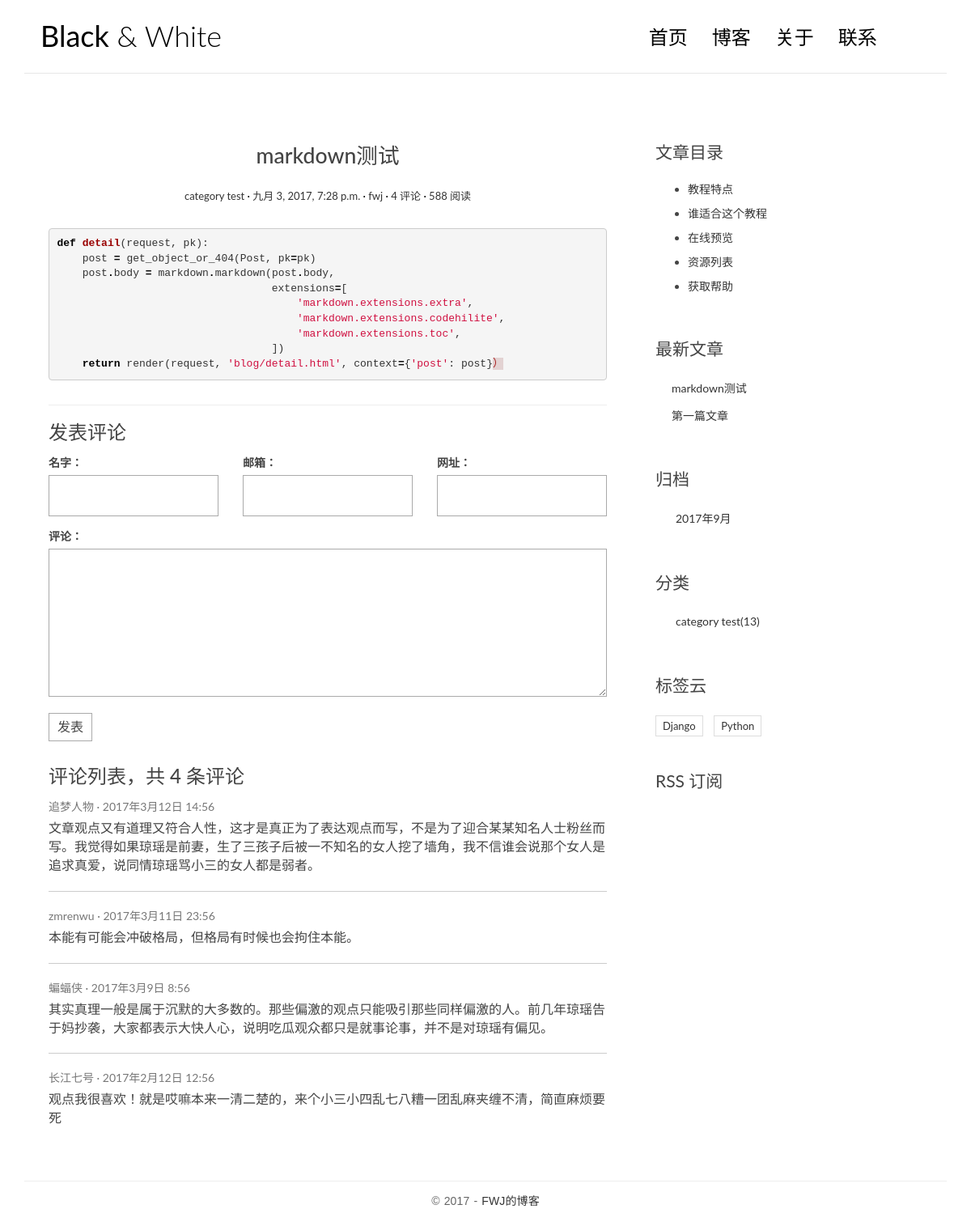
Screenshot of /post/3/ with the database file from the repository.
### blog/models.py (models this page shows, shortened)
class Post(models.Model):
    title = models.CharField(max_length=70)
    body = models.TextField()
    created_time = models.DateTimeField()
    modified_time = models.DateTimeField()
    excerpt = models.CharField(max_length=200, blank=True)
    category = models.ForeignKey(Category)
    tags = models.ManyToManyField(Tag, blank=True)
    author = models.ForeignKey(User)
    def get_absolute_url(self):
        return reverse('blog:detail', kwargs={'pk': self.pk})

class Category(models.Model):
    name = models.CharField(max_length=100)

### blog/views.py (the view)
# urls.py: url(r'^post/(?P<pk>[0-9]+)/$', views.detail, name='detail'),
def detail(request, pk):
    post = get_object_or_404(Post, pk=pk)
    post.body = markdown.markdown(post.body,
                                  extensions=[
                                      'markdown.extensions.extra',
                                      'markdown.extensions.codehilite',
                                      'markdown.extensions.toc',
                                  ])
    return render(request, 'blog/detail.html', context={'post': post})

### blog/templatetags/blog_tags.py (called while the page is built)
@register.simple_tag
def get_recent_post(num=5):
    return Post.objects.all().order_by('-created_time')[:num]

@register.simple_tag
def archives():
    return Post.objects.dates('created_time', 'month', order='DESC')

@register.simple_tag
def get_categories():
    return Category.objects.all()

### templates/blog/detail.html
{% extends 'base.html' %}
{% block main %}
    <article class="post post-{{ post.pk }}">
        <header class="entry-header">
            <h1 class="entry-title">{{ post.title }}</h1>
            <div class="entry-meta">
                <span class="post-category"><a href="#">{{ post.category.name }}</a></span>
                <span class="post-date"><a href="#"><time class="entry-date"
                                                          datetime="{{ post.created_time }}">{{ post.created_time }}</time></a></span>
                <span class="post-author"><a href="#">{{ post.author }}</a></span>
                <span class="comments-link"><a href="#">4 评论</a></span>
                <span class="views-count"><a href="#">588 阅读</a></span>
            </div>
        </header>
        <div class="entry-content clearfix">
            {{ post.body|safe }}
        </div>
    </article>
    <section class="comment-area" id="comment-area">
        <hr>
        <h3>发表评论</h3>
        <form action="#" method="post" class="comment-form">
            <div class="row">
                <div class="col-md-4">
                    <label for="id_name">名字：</label>
                    <input type="text" id="id_name" name="name" required>
                </div>
                <div class="col-md-4">
                    <label for="id_email">邮箱：</label>
                    <input type="email" id="id_email" name="email" required>
                </div>
                <div class="col-md-4">
                    <label for="id_url">网址：</label>
                    <input type="text" id="id_url" name="url">
                </div>
                <div class="col-md-12">
                    <label for="id_comment">评论：</label>
                    <textarea name="comment" id="id_comment" required></textarea>
                    <button type="submit" class="comment-btn">发表</button>
                </div>
            </div>
        </form>
        <div class="comment-list-panel">
            <h3>评论列表，共 <span>4</span> 条评论</h3>
            <ul class="comment-list list-unstyled">
                <li class="comment-item">
                    <span class="nickname">追梦人物</span>
                    <time class="submit-date" datetime="2012-11-09T23:15:57+00:00">2017年3月12日 14:56</time>
                    <div class="text">
                        文章观点又有道理又符合人性，这才是真正为了表达观点而写，不是为了迎合某某知名人士粉丝而写。我觉得如果琼瑶是前妻，生了三孩子后被一不知名的女人挖了墙角，我不信谁会说那个女人是追求真爱，说同情琼瑶骂小三的女人都是弱者。
                    </div>
                </li>
                <li class="comment-item">
                    <span class="nickname">zmrenwu</span>
                    <time class="submit-date" datetime="2012-11-09T23:15:57+00:00">2017年3月11日 23:56</time>
                    <div class="text">
                        本能有可能会冲破格局，但格局有时候也会拘住本能。
                    </div>
                </li>
                <li class="comment-item">
                    <span class="nickname">蝙蝠侠</span>
                    <time class="submit-date" datetime="2012-11-09T23:15:57+00:00">2017年3月9日 8:56</time>
                    <div class="text">
                        其实真理一般是属于沉默的大多数的。那些偏激的观点只能吸引那些同样偏激的人。前几年琼瑶告于妈抄袭，大家都表示大快人心，说明吃瓜观众都只是就事论事，并不是对琼瑶有偏见。
                    </div>
                </li>
                <li class="comment-item">
                    <span class="nickname">长江七号</span>
                    <time class="submit-date" datetime="2012-11-09T23:15:57+00:00">2017年2月12日 12:56</time>
                    <div class="text">
                        观点我很喜欢！就是哎嘛本来一清二楚的，来个小三小四乱七八糟一团乱麻夹缠不清，简直麻烦要死
                    </div>
                </li>
            </ul>
        </div>
    </section>
{% endblock main %}
{% block toc %}
    <div class="widget widget-content">
        <h3 class="widget-title">文章目录</h3>
        <ul>
            <li>
                <a href="#">教程特点</a>
            </li>
            <li>
                <a href="#">谁适合这个教程</a>
            </li>
            <li>
                <a href="#">在线预览</a>
            </li>
            <li>
                <a href="#">资源列表</a>
            </li>
            <li>
                <a href="#">获取帮助</a>
            </li>
        </ul>
    </div>
{% endblock toc %}

### templates/base.html (shortened to what this page needs)
{% load staticfiles %}
{% load blog_tags %}
<!DOCTYPE html>
<html>
<head>
    <link rel="stylesheet" href="{% static 'blog/css/bootstrap.min.css' %}">
    <link rel="stylesheet" href="http://code.ionicframework.com/ionicons/2.0.1/css/ionicons.min.css">
    <link rel="stylesheet" href="{% static 'blog/css/pace.css' %}">
    <link rel="stylesheet" href="{% static 'blog/css/custom.css' %}">
    <link rel="stylesheet" href="{% static 'blog/css/highlights/github.css' %}">
</head>
<body>
<div class="container">
    <header id="site-header">
        <div class="row">
            <div class="col-md-4 col-sm-5 col-xs-8">
                <div class="logo">
                    <h1><a href="{% url 'blog:index' %}"><b>Black</b> &amp; White</a></h1>
                </div>
            </div>
            <div class="col-md-8 col-sm-7 col-xs-4">
                <nav class="main-nav" role="navigation">
                    <div class="collapse navbar-collapse" id="bs-example-navbar-collapse-1">
                        <ul class="nav navbar-nav navbar-right">
                            <li class="cl-effect-11"><a href="{% url 'blog:index' %}" data-hover="首页">首页</a></li>
                            <li class="cl-effect-11"><a href="full-width.html" data-hover="博客">博客</a></li>
                            <li class="cl-effect-11"><a href="about.html" data-hover="关于">关于</a></li>
                            <li class="cl-effect-11"><a href="contact.html" data-hover="联系">联系</a></li>
                        </ul>
                    </div>
                </nav>
            </div>
        </div>
    </header>
</div>
<div class="content-body">
    <div class="container">
        <div class="row">
            <main class="col-md-8">
            {% block main %}
            {% endblock main %}
            </main>
            <aside class="col-md-4">
            {% block toc %}
            {% endblock toc %}
                <div class="widget widget-recent-posts">
                    <h3 class="widget-title">最新文章</h3>
                    {% get_recent_post as recent_post_list %}
                    <ul>
                        {% for post in recent_post_list %}
                        <li>
                            <a href="{{ post.get_absolute_url }}">{{ post.title }}</a>
                        </li>
                        {% empty %}
                        暂无文章
                        {% endfor %}
                    </ul>
                </div>
                <div class="widget widget-archives">
                    <h3 class="widget-title">归档</h3>
                    {% archives as date_list %}
                    <ul>
                        {% for date in date_list %}
                        <li>
                            <a href="{% url 'blog:archives' date.year date.month %}">{{ date.year }}年{{ date.month }}月</a>
                        </li>
                        {% empty %}
                        暂无归档
                        {% endfor %}
                    </ul>
                </div>
                <div class="widget widget-category">
                    <h3 class="widget-title">分类</h3>
                    {% get_categories as category_list %}
                    <ul>
                        {% for category in category_list %}
                        <li>
                            <a href="{% url 'blog:category' category.pk %}">{{ category.name }}<span class="post-count">(13)</span></a>
                        </li>
                        {% empty %}
                        暂无分类
                        {% endfor %}
                    </ul>
                </div>
                <div class="widget widget-tag-cloud">
                    <h3 class="widget-title">标签云</h3>
                    <ul>
                        <li>
                            <a href="#">Django</a>
                        </li>
                        <li>
                            <a href="#">Python</a>
                        </li>
                    </ul>
                </div>
                <div class="rss">
                    <a href=""> RSS 订阅</a>
                </div>
            </aside>
        </div>
    </div>
</div>
<footer id="site-footer">
    <div class="container">
        <div class="row">
            <div class="col-md-12">
                <p class="copyright">&copy 2017 -
                    <a href="#" title="#" target="_blank">FWJ的博客</a>
                </p>
            </div>
        </div>
    </div>
</footer>
</body>
</html>

### blog/static/blog/css/custom.css (style rules this page uses)
* { outline: none; }
h1, h2, h3, h4, h5, h6 { margin-top: 0; }
b { font-weight: 400; }
a { color: #333; }
body { color: #444; font-family: 'Lato', sans-serif; }
p { font-family: 'Ubuntu', sans-serif; font-weight: 400; word-spacing: 1px; letter-spacing: 0.01em; }
#site-header { background-color: #FFF; padding: 25px 20px; margin-bottom: 40px; border-bottom: 1px solid #e7e7e7; }
.logo h1 a { color: #000; }
.logo h1 { margin: 0; font-family: 'Lato', sans-serif; font-weight: 300; }
.main-nav { margin-top: 11px; max-width: 95%; }
.main-nav a { color: #000000 !important; padding: 0 0 5px 0 !important; margin-right: 30px; font-family: 'Lato', sans-serif; font-weight: 300; font-size: 24px; }
.cl-effect-11 a { padding: 10px 0; color: #0972b4; text-shadow: none; }
.cl-effect-11 a::before { position: absolute; top: 0; left: 0; overflow: hidden; padding: 0 0 5px 0 !important; max-width: 0; border-bottom: 1px solid #000; color: #000; content: attr(data-hover); white-space: nowrap; -webkit-transition: max-width 0.5s; -moz-transition: max-width 0.5s; transition: max-width 0.5s; }
.content-body { padding-bottom: 4em; }
.post { background: #fff; padding: 30px 30px 0; }
.entry-title { text-align: center; font-size: 1.9em; margin-bottom: 20px; line-height: 1.6; padding: 10px 20px 0; }
.entry-meta { text-align: center; color: #DDDDDD; font-size: 13px; margin-bottom: 30px; }
.entry-content { font-size: 18px; line-height: 1.9; font-weight: 300; color: #000; }
.post-category::after, .post-date::after, .post-author::after, .comments-link::after { content: ' ·'; color: #000; }
.widget { background: #fff; padding: 30px 0 0; }
.widget-title { font-size: 1.5em; margin-bottom: 20px; line-height: 1.6; padding: 10px 0 0; font-weight: 400; }
.widget-recent-posts ul { padding: 0; margin: 0; padding-left: 20px; }
.widget-recent-posts ul li { list-style-type: none; position: relative; line-height: 170%; margin-bottom: 10px; }
.widget-recent-posts ul li::before { content: '\f3d3'; font-family: "Ionicons"; position: absolute; left: -17px; top: 3px; font-size: 16px; color: #000; }
.widget-archives ul { padding: 0; margin: 0; padding-left: 25px; }
.widget-archives ul li { list-style-type: none; position: relative; line-height: 170%; margin-bottom: 10px; }
.widget-archives ul li::before { content: '\f3f3'; font-family: "Ionicons"; position: absolute; left: -25px; top: 1px; font-size: 16px; color: #000; }
.widget-category ul { padding: 0; margin: 0; padding-left: 25px; }
.widget-category ul li { list-style-type: none; position: relative; line-height: 170%; margin-bottom: 10px; }
.widget-category ul li::before { content: '\f3fe'; font-family: "Ionicons"; position: absolute; left: -25px; top: 1px; font-size: 18px; color: #000; }
.widget-tag-cloud ul { padding: 0; margin: 0; margin-right: -10px; }
.widget-tag-cloud ul li { list-style-type: none; font-size: 13px; display: inline-block; margin-right: 10px; margin-bottom: 10px; padding: 3px 8px; border: 1px solid #ddd; }
.widget-content ul li { margin-bottom: 10px; }
.rss { font-size: 21px; margin-top: 30px; }
.rss a { color: #444; }
#site-footer { padding-top: 10px; padding: 0 0 1.5em 0; }
.copyright { text-align: center; padding-top: 1em; margin: 0; border-top: 1px solid #eee; color: #666; }
.contact-form input, .comment-form input { border: 1px solid #aaa; margin-bottom: 15px; width: 100%; padding: 15px 15px; font-size: 16px; line-height: 100%; transition: 0.4s border-color linear; }
.contact-form textarea, .comment-form textarea { border: 1px solid #aaa; margin-bottom: 15px; width: 100%; padding: 15px 15px; font-size: 16px; line-height: 20px !important; min-height: 183px; transition: 0.4s border-color linear; }
.comment-area { padding: 0 30px 0; }
.comment-form { margin-top: 15px; }
.comment-form .comment-btn { background-color: #fff; border: 1px solid #aaa; font-size: 16px; padding: 5px 10px; }
.comment-list-panel { margin-top: 30px; }
.comment-list { margin-top: 15px; }
.comment-item:not(:last-child) { border-bottom: 1px #ccc solid; margin-bottom: 20px; padding-bottom: 20px; }
.comment-item .nickname, .comment-item .submit-date { color: #777; font-size: 14px; }
.comment-item .nickname:after { content: ' ·'; }
.comment-item .text { padding-top: 5px; font-size: 16px; }

### rows the page displays
Post: title "markdown测试", category.name "category test", created_time "九月 3, 2017, 7:28 p.m.", author "fwj", body "def detail ( request , pk ): post = get_object_or_404 ( Post , pk = pk ) post . body = markdown . markdown ( post . body , extensions = [ 'markdown.extensions.extra' , 'markdown.extensions.codehilite' , 'markdown.extensions.toc' , ]) return render ( request , 'blog/detail.html' , context = { 'post' : post } ）"
Post: title "第一篇文章"
Category: name "category test"

### other values shown
{{ date.year }} "2017"
{{ date.month }} "9"
